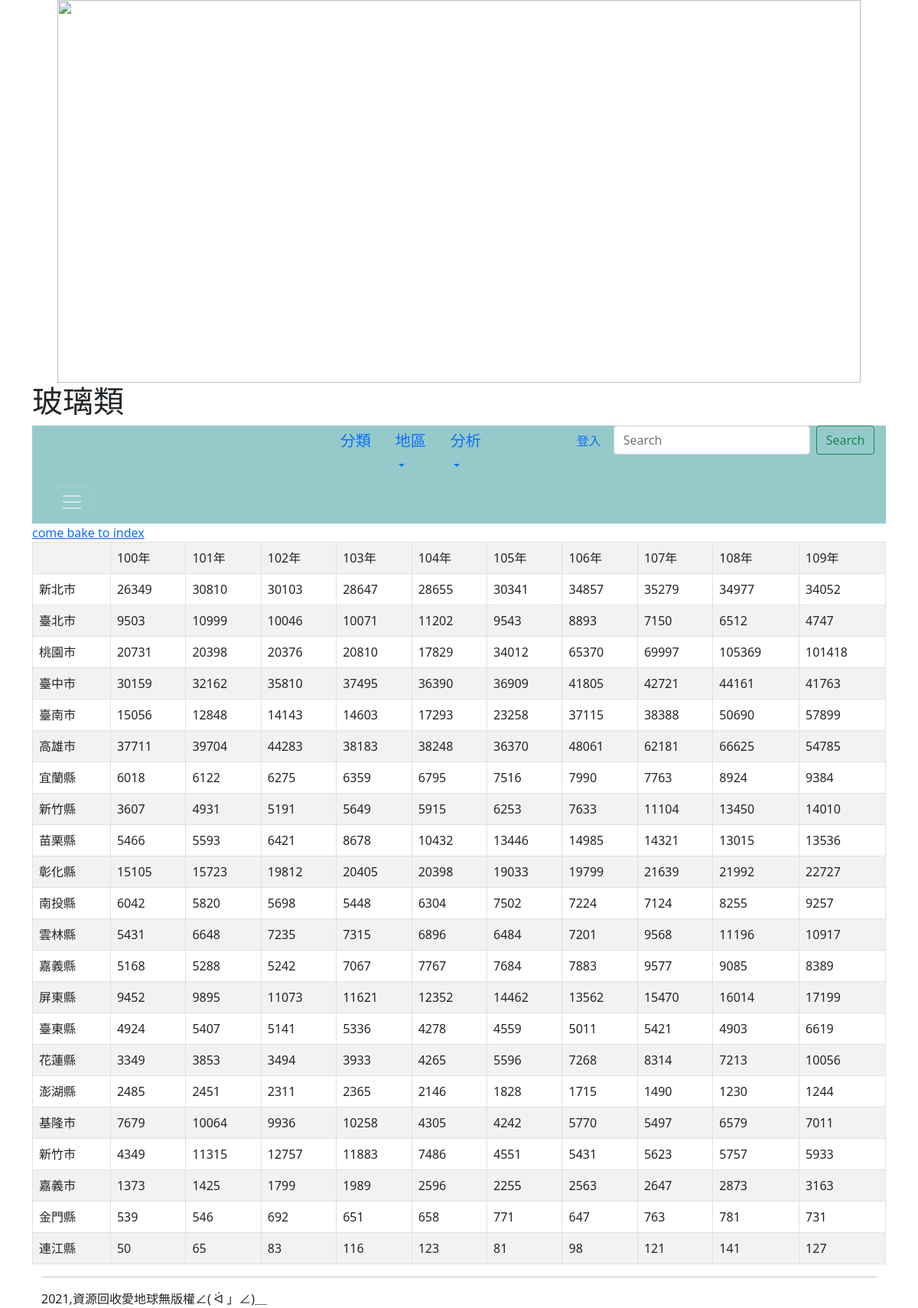
Page /glass/ on the committed database.
### mysite/models.py (models this page shows, shortened)
class Glass(models.Model):
	地區 = models.CharField(max_length=200)
	民國100年 = models.PositiveIntegerField(default=0)
	民國101年 = models.PositiveIntegerField(default=0)
	民國102年 = models.PositiveIntegerField(default=0)
	民國103年 = models.PositiveIntegerField(default=0)
	民國104年 = models.PositiveIntegerField(default=0)
	民國105年 = models.PositiveIntegerField(default=0)
	民國106年 = models.PositiveIntegerField(default=0)
	民國107年 = models.PositiveIntegerField(default=0)
	民國108年 = models.PositiveIntegerField(default=0)
	民國109年 = models.PositiveIntegerField(default=0)

### mysite/views.py (the view)
# urls.py: path('glass/',glass),
def glass(request):
	glasss=Glass.objects.all()
	return render(request, "glass.html", locals())

### templates/glass.html (shortened to what this page needs)
{% extends "base.html" %}
{% block headmessage %} <h1>玻璃類</h1> {% endblock %}
{% block content %}
<a href="/">come bake to index</a><br>
<table class='table table-striped table-bordered'>
	<tr>
		<td>     </td>
		<td>100年</td>
		<td>101年</td>
		<td>102年</td>
		<td>103年</td>
		<td>104年</td>
		<td>105年</td>
		<td>106年</td>
		<td>107年</td>
		<td>108年</td>
		<td>109年</td>
	</tr>
	{% for glass in glasss %}
	<tr>
		<td>{{ glass.地區 }}</td>
		<td>{{ glass.民國100年 }}</td>
		<td>{{ glass.民國101年 }}</td>
		<td>{{ glass.民國102年 }}</td>
		<td>{{ glass.民國103年 }}</td>
		<td>{{ glass.民國104年 }}</td>
		<td>{{ glass.民國105年 }}</td>
		<td>{{ glass.民國106年 }}</td>
		<td>{{ glass.民國107年 }}</td>
		<td>{{ glass.民國108年 }}</td>
		<td>{{ glass.民國109年 }}</td>
	</tr>
	{% endfor %}
</table>
{% endblock %}

### rows in the picture
Glass: 地區 "新北市", 民國100年 "26349", 民國101年 "30810", 民國102年 "30103", 民國103年 "28647", 民國104年 "28655", 民國105年 "30341", 民國106年 "34857", 民國107年 "35279", 民國108年 "34977", 民國109年 "34052"
Glass: 地區 "臺北市", 民國100年 "9503", 民國101年 "10999", 民國102年 "10046", 民國103年 "10071", 民國104年 "11202", 民國105年 "9543", 民國106年 "8893", 民國107年 "7150", 民國108年 "6512", 民國109年 "4747"
Glass: 地區 "桃園市", 民國100年 "20731", 民國101年 "20398", 民國102年 "20376", 民國103年 "20810", 民國104年 "17829", 民國105年 "34012", 民國106年 "65370", 民國107年 "69997", 民國108年 "105369", 民國109年 "101418"
Glass: 地區 "臺中市", 民國100年 "30159", 民國101年 "32162", 民國102年 "35810", 民國103年 "37495", 民國104年 "36390", 民國105年 "36909", 民國106年 "41805", 民國107年 "42721", 民國108年 "44161", 民國109年 "41763"
Glass: 地區 "臺南市", 民國100年 "15056", 民國101年 "12848", 民國102年 "14143", 民國103年 "14603", 民國104年 "17293", 民國105年 "23258", 民國106年 "37115", 民國107年 "38388", 民國108年 "50690", 民國109年 "57899"
Glass: 地區 "高雄市", 民國100年 "37711", 民國101年 "39704", 民國102年 "44283", 民國103年 "38183", 民國104年 "38248", 民國105年 "36370", 民國106年 "48061", 民國107年 "62181", 民國108年 "66625", 民國109年 "54785"
Glass: 地區 "宜蘭縣", 民國100年 "6018", 民國101年 "6122", 民國102年 "6275", 民國103年 "6359", 民國104年 "6795", 民國105年 "7516", 民國106年 "7990", 民國107年 "7763", 民國108年 "8924", 民國109年 "9384"
Glass: 地區 "新竹縣", 民國100年 "3607", 民國101年 "4931", 民國102年 "5191", 民國103年 "5649", 民國104年 "5915", 民國105年 "6253", 民國106年 "7633", 民國107年 "11104", 民國108年 "13450", 民國109年 "14010"
Glass: 地區 "苗栗縣", 民國100年 "5466", 民國101年 "5593", 民國102年 "6421", 民國103年 "8678", 民國104年 "10432", 民國105年 "13446", 民國106年 "14985", 民國107年 "14321", 民國108年 "13015", 民國109年 "13536"
Glass: 地區 "彰化縣", 民國100年 "15105", 民國101年 "15723", 民國102年 "19812", 民國103年 "20405", 民國104年 "20398", 民國105年 "19033", 民國106年 "19799", 民國107年 "21639", 民國108年 "21992", 民國109年 "22727"
Glass: 地區 "南投縣", 民國100年 "6042", 民國101年 "5820", 民國102年 "5698", 民國103年 "5448", 民國104年 "6304", 民國105年 "7502", 民國106年 "7224", 民國107年 "7124", 民國108年 "8255", 民國109年 "9257"
Glass: 地區 "雲林縣", 民國100年 "5431", 民國101年 "6648", 民國102年 "7235", 民國103年 "7315", 民國104年 "6896", 民國105年 "6484", 民國106年 "7201", 民國107年 "9568", 民國108年 "11196", 民國109年 "10917"
Glass: 地區 "嘉義縣", 民國100年 "5168", 民國101年 "5288", 民國102年 "5242", 民國103年 "7067", 民國104年 "7767", 民國105年 "7684", 民國106年 "7883", 民國107年 "9577", 民國108年 "9085", 民國109年 "8389"
Glass: 地區 "屏東縣", 民國100年 "9452", 民國101年 "9895", 民國102年 "11073", 民國103年 "11621", 民國104年 "12352", 民國105年 "14462", 民國106年 "13562", 民國107年 "15470", 民國108年 "16014", 民國109年 "17199"
Glass: 地區 "臺東縣", 民國100年 "4924", 民國101年 "5407", 民國102年 "5141", 民國103年 "5336", 民國104年 "4278", 民國105年 "4559", 民國106年 "5011", 民國107年 "5421", 民國108年 "4903", 民國109年 "6619"
Glass: 地區 "花蓮縣", 民國100年 "3349", 民國101年 "3853", 民國102年 "3494", 民國103年 "3933", 民國104年 "4265", 民國105年 "5596", 民國106年 "7268", 民國107年 "8314", 民國108年 "7213", 民國109年 "10056"
Glass: 地區 "澎湖縣", 民國100年 "2485", 民國101年 "2451", 民國102年 "2311", 民國103年 "2365", 民國104年 "2146", 民國105年 "1828", 民國106年 "1715", 民國107年 "1490", 民國108年 "1230", 民國109年 "1244"
Glass: 地區 "基隆市", 民國100年 "7679", 民國101年 "10064", 民國102年 "9936", 民國103年 "10258", 民國104年 "4305", 民國105年 "4242", 民國106年 "5770", 民國107年 "5497", 民國108年 "6579", 民國109年 "7011"
Glass: 地區 "新竹市", 民國100年 "4349", 民國101年 "11315", 民國102年 "12757", 民國103年 "11883", 民國104年 "7486", 民國105年 "4551", 民國106年 "5431", 民國107年 "5623", 民國108年 "5757", 民國109年 "5933"
Glass: 地區 "嘉義市", 民國100年 "1373", 民國101年 "1425", 民國102年 "1799", 民國103年 "1989", 民國104年 "2596", 民國105年 "2255", 民國106年 "2563", 民國107年 "2647", 民國108年 "2873", 民國109年 "3163"
Glass: 地區 "金門縣", 民國100年 "539", 民國101年 "546", 民國102年 "692", 民國103年 "651", 民國104年 "658", 民國105年 "771", 民國106年 "647", 民國107年 "763", 民國108年 "781", 民國109年 "731"
Glass: 地區 "連江縣", 民國100年 "50", 民國101年 "65", 民國102年 "83", 民國103年 "116", 民國104年 "123", 民國105年 "81", 民國106年 "98", 民國107年 "121", 民國108年 "141", 民國109年 "127"
